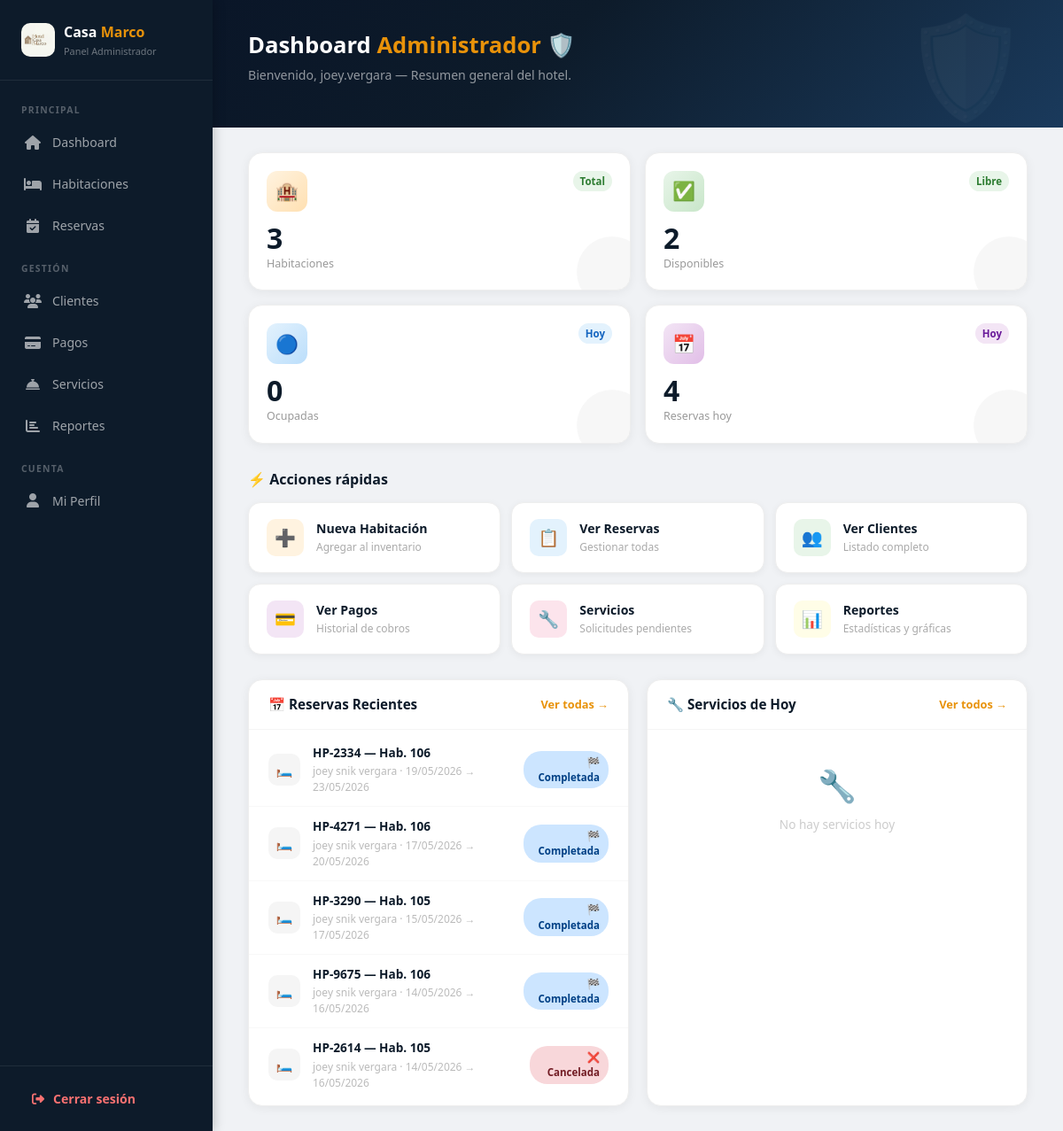
The page /home-admin/ (signed in) on the database its author committed.
### crud_app/models.py (models this page shows, shortened)
class Reserva(models.Model):
    ESTADOS = [
        ('pendiente',   '⏳ Pendiente'),
        ('confirmada',  '✅ Confirmada'),
        ('cancelada',   '❌ Cancelada'),
        ('completada',  '🏁 Completada'),
        ('en_curso',    '🔵 En curso'),
    ]
    usuario         = models.ForeignKey(User, on_delete=models.CASCADE, related_name='reservas')
    habitacion      = models.ForeignKey(Habitacion, on_delete=models.CASCADE, related_name='reservas')
    codigo          = models.CharField(max_length=10, unique=True)
    estado          = models.CharField(max_length=20, choices=ESTADOS, default='pendiente')
    check_in        = models.DateField(default='2024-01-01')
    check_out       = models.DateField(default='2024-01-02')
    huespedes       = models.PositiveIntegerField(default=1)
    adultos         = models.PositiveIntegerField(default=1)
    ninos           = models.PositiveIntegerField(default=0)
    total           = models.DecimalField(max_digits=10, decimal_places=2)
    nombre_huesped  = models.CharField(max_length=100, default='')
    documento       = models.CharField(max_length=20, default='')
    telefono        = models.CharField(max_length=20, default='')
    solicitudes     = models.TextField(blank=True, null=True)
    fecha_reserva   = models.DateTimeField(auto_now_add=True)

class Habitacion(models.Model):
    TIPOS = [
        ('estandar',    '🛏️ Estándar'),
        ('deluxe',      '🛏️ Deluxe'),
        ('suite',       '⭐ Suite'),
        ('suite_ejecutiva', '👔 Suite Ejecutiva'),
        ('suite_presidencial', '👑 Suite Presidencial'),
        ('villa',       '🏡 Villa Familiar'),
    ]
    ESTADOS = [
        ('disponible',   '🟢 Disponible'),
        ('reservada',    '📋 Reservada'),
        ('ocupada',      '🔵 Ocupada'),
        ('limpieza',     '🟡 Limpieza'),
        ('mantenimiento','🔴 Mantenimiento'),
    ]
    numero          = models.CharField(max_length=10, unique=True)
    tipo            = models.CharField(max_length=30, choices=TIPOS, default='estandar')
    descripcion     = models.TextField()
    precio_noche    = models.DecimalField(max_digits=10, decimal_places=2)
    capacidad       = models.PositiveIntegerField(default=2)
    piso            = models.PositiveIntegerField(default=1)
    estado          = models.CharField(max_length=20, choices=ESTADOS, default='disponible')
    imagen          = models.ImageField(upload_to='habitaciones/', blank=True, null=True)
    imagen_url      = models.URLField(blank=True, null=True)
    amenidades      = models.TextField(blank=True, null=True)
    activa          = models.BooleanField(default=True)
    imagenes_galeria = models.TextField(blank=True, null=True)
    creado_el       = models.DateTimeField(auto_now_add=True)

### crud_app/views.py (the view)
# urls.py: path('home-admin/', views.home_admin, name='home_admin'),
@login_required(login_url='login')
def home_admin(request):
    total_habitaciones = Habitacion.objects.count()
    disponibles        = Habitacion.objects.filter(estado='disponible').count()
    ocupadas           = Habitacion.objects.filter(estado='ocupada').count()
    reservas_hoy       = Reserva.objects.filter(check_in=date.today()).count()
    reservas_recientes = Reserva.objects.all().order_by('-fecha_reserva')[:5]
    servicios_hoy      = Servicio.objects.filter(fecha_solicitud__date=date.today())
    return render(request, 'crud_app/home_admin.html', {
        'total_habitaciones' : total_habitaciones,
        'disponibles'        : disponibles,
        'ocupadas'           : ocupadas,
        'reservas_hoy'       : reservas_hoy,
        'reservas_recientes' : reservas_recientes,
        'servicios_hoy'      : servicios_hoy,
    })

### crud_app/templates/crud_app/home_admin.html (shortened to what this page needs)
{% load static %}
<!DOCTYPE html>
<html lang="es">
<head>
  <link href="https://cdn.jsdelivr.net/npm/bootstrap@5.3.0/dist/css/bootstrap.min.css" rel="stylesheet">
  <link rel="stylesheet" href="https://cdnjs.cloudflare.com/ajax/libs/font-awesome/6.4.0/css/all.min.css"/>
</head>
<body>
<aside class="sidebar">
  <div class="sidebar-logo">
    <img src="{% static 'crud_app/imagenes/logo.jpeg' %}" alt="Logo" style="width:38px; height:38px; border-radius:10px; object-fit:cover;">
    <div>
      <div class="sidebar-logo-text">Casa <span>Marco</span></div>
      <div class="sidebar-logo-sub">Panel Administrador</div>
    </div>
  </div>
  <nav class="sidebar-nav">
    <div class="nav-section-title">Principal</div>
    <a href="{% url 'home_admin' %}">
      <span class="icon"><i class="fas fa-home"></i></span> Dashboard
    </a>
    <a href="{% url 'admin_habitaciones' %}">
      <span class="icon"><i class="fas fa-bed"></i></span> Habitaciones
    </a>
    <a href="{% url 'admin_reservas' %}">
      <span class="icon"><i class="fas fa-calendar-check"></i></span> Reservas
    </a>
    <div class="nav-section-title" style="margin-top:8px;">Gestión</div>
    <a href="{% url 'admin_clientes' %}">
      <span class="icon"><i class="fas fa-users"></i></span> Clientes
    </a>
    <a href="{% url 'admin_pagos' %}">
      <span class="icon"><i class="fas fa-credit-card"></i></span> Pagos
    </a>
    <a href="{% url 'admin_servicios' %}">
      <span class="icon"><i class="fas fa-concierge-bell"></i></span> Servicios
    </a>
    <a href="{% url 'admin_reportes' %}">
      <span class="icon"><i class="fas fa-chart-bar"></i></span> Reportes
    </a>
    <div class="nav-section-title" style="margin-top:8px;">Cuenta</div>
    <a href="{% url 'perfil_usuario' %}">
      <span class="icon"><i class="fas fa-user"></i></span> Mi Perfil
    </a>
  </nav>
  <div class="sidebar-logout">
    <a href="{% url 'logout' %}">
      <span class="icon"><i class="fas fa-sign-out-alt"></i></span> Cerrar sesión
    </a>
  </div>
</aside>
<main class="main">
  <div class="hero-banner">
    <div class="hero-left">
      <div class="hero-greeting">Dashboard <span>Administrador</span> 🛡️</div>
      <p class="hero-sub">Bienvenido, {{ request.user.username }} — Resumen general del hotel.</p>
    </div>
  </div>
  <div class="content">
    <div class="stats-grid">
      <div class="stat-card">
        <div class="stat-card-top">
          <div class="stat-icon orange">🏨</div>
          <span class="stat-change">Total</span>
        </div>
        <div class="stat-value">{{ total_habitaciones }}</div>
        <div class="stat-label">Habitaciones</div>
      </div>
      <div class="stat-card">
        <div class="stat-card-top">
          <div class="stat-icon green">✅</div>
          <span class="stat-change" style="background:#e8f5e9;color:#2e7d32;">Libre</span>
        </div>
        <div class="stat-value">{{ disponibles }}</div>
        <div class="stat-label">Disponibles</div>
      </div>
      <div class="stat-card">
        <div class="stat-card-top">
          <div class="stat-icon blue">🔵</div>
          <span class="stat-change" style="background:#e3f2fd;color:#1565c0;">Hoy</span>
        </div>
        <div class="stat-value">{{ ocupadas }}</div>
        <div class="stat-label">Ocupadas</div>
      </div>
      <div class="stat-card">
        <div class="stat-card-top">
          <div class="stat-icon purple">📅</div>
          <span class="stat-change" style="background:#f3e5f5;color:#6a1b9a;">Hoy</span>
        </div>
        <div class="stat-value">{{ reservas_hoy }}</div>
        <div class="stat-label">Reservas hoy</div>
      </div>
    </div>
    <div class="section-title">⚡ Acciones rápidas</div>
    <div class="quick-grid">
      <a href="{% url 'admin_crear_habitacion' %}" class="quick-card">
        <div class="quick-card-icon orange">➕</div>
        <div>
          <div class="quick-card-label">Nueva Habitación</div>
          <div class="quick-card-sub">Agregar al inventario</div>
        </div>
      </a>
      <a href="{% url 'admin_reservas' %}" class="quick-card">
        <div class="quick-card-icon blue">📋</div>
        <div>
          <div class="quick-card-label">Ver Reservas</div>
          <div class="quick-card-sub">Gestionar todas</div>
        </div>
      </a>
      <a href="{% url 'admin_clientes' %}" class="quick-card">
        <div class="quick-card-icon green">👥</div>
        <div>
          <div class="quick-card-label">Ver Clientes</div>
          <div class="quick-card-sub">Listado completo</div>
        </div>
      </a>
      <a href="{% url 'admin_pagos' %}" class="quick-card">
        <div class="quick-card-icon purple">💳</div>
        <div>
          <div class="quick-card-label">Ver Pagos</div>
          <div class="quick-card-sub">Historial de cobros</div>
        </div>
      </a>
      <a href="{% url 'admin_servicios' %}" class="quick-card">
        <div class="quick-card-icon red">🔧</div>
        <div>
          <div class="quick-card-label">Servicios</div>
          <div class="quick-card-sub">Solicitudes pendientes</div>
        </div>
      </a>
      <a href="{% url 'admin_reportes' %}" class="quick-card">
        <div class="quick-card-icon yellow">📊</div>
        <div>
          <div class="quick-card-label">Reportes</div>
          <div class="quick-card-sub">Estadísticas y gráficas</div>
        </div>
      </a>
    </div>
    <div class="panels-row">
      <div class="panel">
        <div class="panel-head">
          <span class="panel-head-title">📅 Reservas Recientes</span>
          <a href="{% url 'admin_reservas' %}">Ver todas →</a>
        </div>
        <div class="panel-body">
          {% for r in reservas_recientes %}
          <div class="row-item">
            <div class="row-icon">🛏️</div>
            <div>
              <div class="row-title">{{ r.codigo }} — Hab. {{ r.habitacion.numero }}</div>
              <div class="row-sub">{{ r.nombre_huesped }} · {{ r.check_in|date:"d/m/Y" }} → {{ r.check_out|date:"d/m/Y" }}</div>
            </div>
            <div class="row-right">
              <span class="badge-estado badge-{{ r.estado }}">{{ r.get_estado_display }}</span>
            </div>
          </div>
          {% empty %}
          <div class="empty-state">
            <div class="icon">📅</div>
            <p>No hay reservas aún</p>
          </div>
          {% endfor %}
        </div>
      </div>
      <div class="panel">
        <div class="panel-head">
          <span class="panel-head-title">🔧 Servicios de Hoy</span>
          <a href="{% url 'admin_servicios' %}">Ver todos →</a>
        </div>
        <div class="panel-body">
          {% for s in servicios_hoy %}
          <div class="row-item">
            <div class="row-icon">🔧</div>
            <div>
              <div class="row-title">{{ s.get_tipo_display }} — {{ s.reserva.codigo }}</div>
              <div class="row-sub">{{ s.fecha_solicitud|date:"H:i" }}h · ${{ s.costo }}</div>
            </div>
            <div class="row-right">
              <span class="badge-estado badge-{{ s.estado }}">{{ s.get_estado_display }}</span>
            </div>
          </div>
          {% empty %}
          <div class="empty-state">
            <div class="icon">🔧</div>
            <p>No hay servicios hoy</p>
          </div>
          {% endfor %}
        </div>
      </div>
    </div>
  </div>
</main>
</body>
</html>

### rows shown on the page
Reserva: codigo "HP-2334", habitacion.numero "106", nombre_huesped "joey snik vergara", check_in "19/05/2026", check_out "23/05/2026", estado "🏁 Completada"
Reserva: codigo "HP-4271", habitacion.numero "106", nombre_huesped "joey snik vergara", check_in "17/05/2026", check_out "20/05/2026", estado "🏁 Completada"
Reserva: codigo "HP-3290", habitacion.numero "105", nombre_huesped "joey snik vergara", check_in "15/05/2026", check_out "17/05/2026", estado "🏁 Completada"
Reserva: codigo "HP-9675", habitacion.numero "106", nombre_huesped "joey snik vergara", check_in "14/05/2026", check_out "16/05/2026", estado "🏁 Completada"
Reserva: codigo "HP-2614", habitacion.numero "105", nombre_huesped "joey snik vergara", check_in "14/05/2026", check_out "16/05/2026", estado "❌ Cancelada"

### other values the page prints
{{ request.user.username }} "joey.vergara"
{{ total_habitaciones }} "3"
{{ disponibles }} "2"
{{ ocupadas }} "0"
{{ reservas_hoy }} "4"
